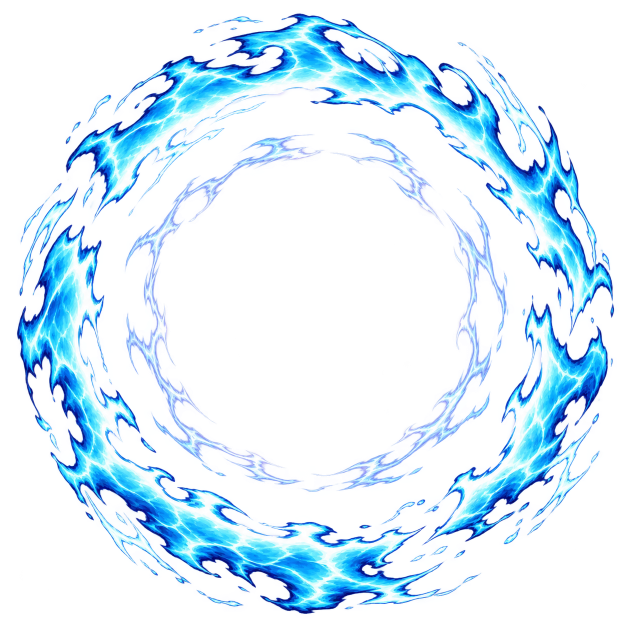
#> input picture chashouji/tools/fx_src/gen_ring_a.png, 1254 x 1254 px, given as the content of the folder ../fx_src/gen_ring_a.png, which was not available (shown at 1/2 size)
$ python pack_atlas.py ../fx_src/gen_ring_a.png out.png
#> lines starting #> are read from the running program, lines starting #| are printed output that depends on the picture; after the words box and inside, x2 and y2 are one past the last pixel; in counts of white or black regions, pixels touching at a corner belong together; pictures that were not available may be replaced by others from this repository, and a replacement may not be noted
#!/usr/bin/env python3
"""把 Blender 渲出来的转盘帧打包成引擎用的图集。

    python3 pack_atlas.py <帧目录> <输出.webp> [--cell 268] [--cols 6] [--q 88]

做三件事：

1. **按所有角度的并集裁一个正方形。** 逐帧各裁各的会让物体在格子里跳来跳去 ——
   转盘播起来就是原地乱窜。并集裁切保证每一帧里物体的相对位置都是对的。
2. 下采样到 cell 并拼成图集。
3. 算出 ammo.js 里 `SPRITE` 那一行要填的 `scale`，直接打印出来。

## 为什么用 WebP 而不是 PNG

玫瑰花束一件 2.3MB，八件 18MB —— 这是铺开前的卡点。根因不是尺寸也不是帧数，
是 **PNG 的无损编码**：这些图是 Toon 平涂 + 硬描边，PNG 压不动大片渐变边缘。
换 WebP(q=88) 后同样 36 帧 268px 从 2433KB 掉到 408KB，**alpha 通道逐像素无损**
（WebP 的 alpha 始终单独无损压），RGB 平均差 4.3/255，2 倍放大肉眼看不出。
降单格边长或砍帧数都是牺牲画质去换体积，换编码不牺牲任何东西。

## scale 是怎么算出来的

约定：物品建模时主体直径做成 `NOMINAL`=2.0 个 Blender 单位，相机 `ORTHO`=3.3。
于是物体在渲染图里的标称直径 = 渲染边长 × 2.0/3.3。
引擎按 `drawImage(..., 2r*scale)` 画，要让物体本身正好显示成直径 2r，
就得 `scale = 并集边长 / 标称直径像素` —— 并集比物体大多少，就放大多少倍回去。
"""
import sys, os, glob, argparse
import numpy as np
from PIL import Image

ORTHO, NOMINAL = 3.3, 2.0          # 必须与 common.py 保持一致


def main():
    ap = argparse.ArgumentParser()
    ap.add_argument('src')
    ap.add_argument('out')
    ap.add_argument('--cell', type=int, default=0, help='最终单格边长，0=不缩放')
    ap.add_argument('--cols', type=int, default=6)
    ap.add_argument('--q', type=int, default=88)
    ap.add_argument('--aq', type=int, default=100, help='alpha 通道质量，100 = 无损（默认）。'
                    '零件多、镂空多的件（算盘）alpha 占掉大半体积：70 时 alpha 最大误差 9/255、看不出，体积降三成')
    a = ap.parse_args()

    files = sorted(glob.glob(os.path.join(a.src, '*.png')))
    if not files:
        sys.exit('没有找到帧：' + a.src)
    ims = [Image.open(f).convert('RGBA') for f in files]
#> ims = 1 item
    full = ims[0].size[0]
#> full = 1254

    # 并集包围盒：alpha>8 才算有东西，低于这个是 Freestyle 描边的抗锯齿尾巴
    x0, y0, x1, y1 = full, full, 0, 0
#> x0 = 1254; y0 = 1254; x1 = 0; y1 = 0
    for im in ims:
        al = np.array(im)[..., 3] > 8
        if not al.any():
            continue
        ys, xs = np.where(al)
        x0, x1 = min(x0, xs.min()), max(x1, xs.max())
        y0, y1 = min(y0, ys.min()), max(y1, ys.max())
#> this loop made 1 pass
#> (x0, x1, y0, y1) on pass 1: (33, 1228, 26, 1227)
#> pass 1, in main, `al = np.array(im)[..., 3] > 8`:
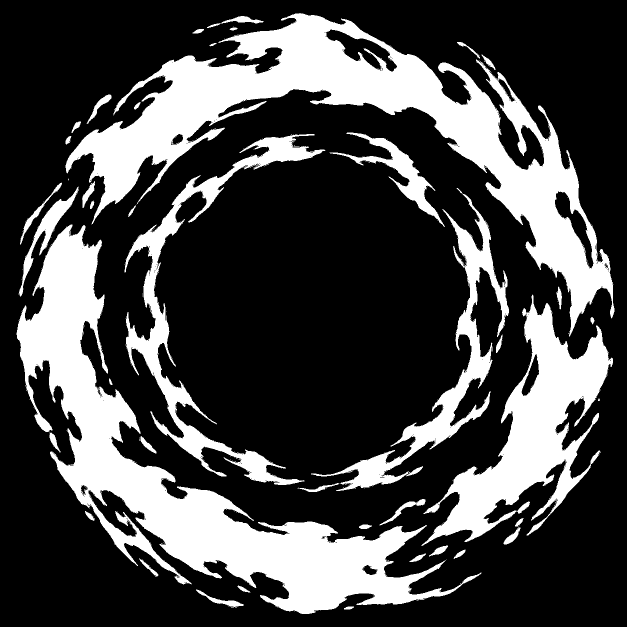
#> al: shape (1254, 1254) bool (shown at 1/2 size); 27.4% white; 216 white regions (174 under 20 px), largest, box (x1, y1, x2, y2) and area: (131, 26, 1229, 673) 149526, (33, 449, 963, 1228) 142619, (843, 589, 1226, 1092) 59046
    # 正方形化并居中：引擎按正方形格子采样，长方形会被拉伸
    side = max(x1 - x0 + 1, y1 - y0 + 1)
#> side = 1202
    cx, cy = (x0 + x1) // 2, (y0 + y1) // 2
#> cx = 630; cy = 626
    box = (cx - side // 2, cy - side // 2, cx - side // 2 + side, cy - side // 2 + side)
#> box = (29, 25, 1231, 1227)

    cell = a.cell or side
#> cell = 1202
    n = len(ims)
#> n = 1
    rows = (n + a.cols - 1) // a.cols
#> rows = 1
    atlas = Image.new('RGBA', (cell * a.cols, cell * rows), (0, 0, 0, 0))
#> atlas: PIL image 7212x1202 RGBA; every value is 0
    for k, im in enumerate(ims):
        g = im.crop(box)
        if cell != side:
            g = g.resize((cell, cell), Image.LANCZOS)
        atlas.paste(g, ((k % a.cols) * cell, (k // a.cols) * cell))
#> this loop made 1 pass
#> pass 1, in main, `g = im.crop(box)`:
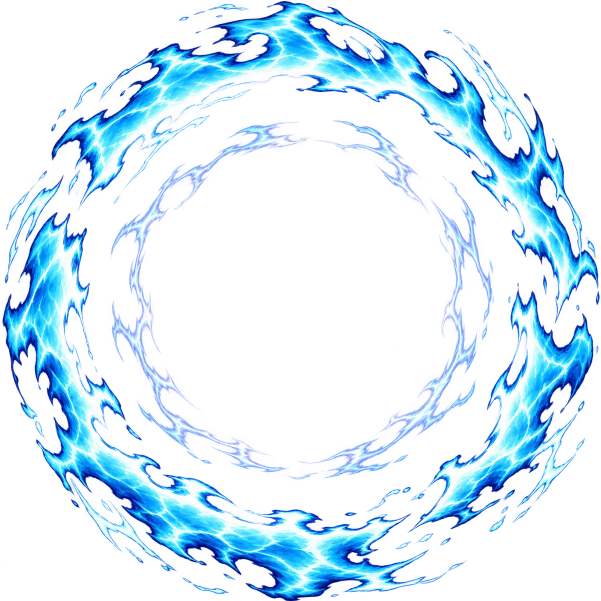
#> g: PIL image 1202x1202 RGBA (shown at 1/2 size); mean R, G, B, A 49.2, 83, 110.1, 66.5; transparent parts drawn white
#> after the loop:
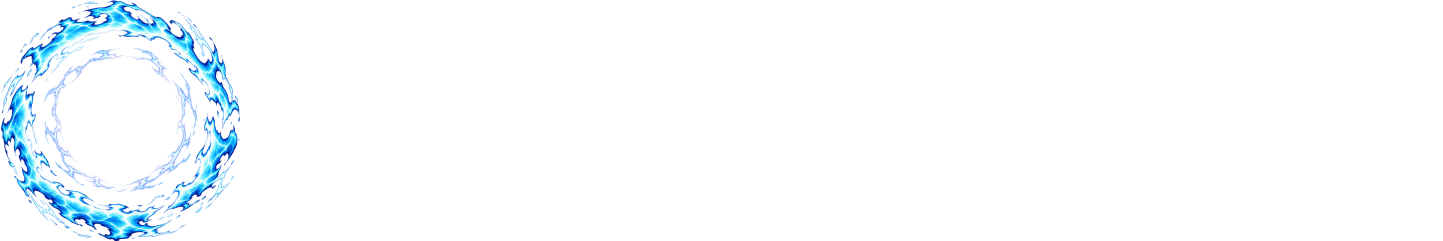
#> atlas: PIL image 7212x1202 RGBA (shown at 1/5 size); mean R, G, B, A 8.2, 13.8, 18.4, 11.1; transparent parts drawn white

    os.makedirs(os.path.dirname(os.path.abspath(a.out)), exist_ok=True)
    atlas.save(a.out, 'WEBP', quality=a.q, alpha_quality=a.aq, method=6)
    scale = side / (full * NOMINAL / ORTHO)
#> scale = 1.58
    kb = os.path.getsize(a.out) // 1024
    print('帧数 %d  渲染边长 %d  并集 %d  单格 %d  体积 %dKB' % (n, full, side, cell, kb))
#| 帧数 1  渲染边长 1254  并集 1202  单格 1202  体积 572KB
    print('ammo.js 里填：{ src: \'assets/items/%s\', n: %d, cols: %d, cell: %d, scale: %.2f }'
          % (os.path.basename(a.out), n, a.cols, cell, scale))
#| ammo.js 里填：{ src: 'assets/items/out.png', n: 1, cols: 6, cell: 1202, scale: 1.58 }


if __name__ == '__main__':
    main()
